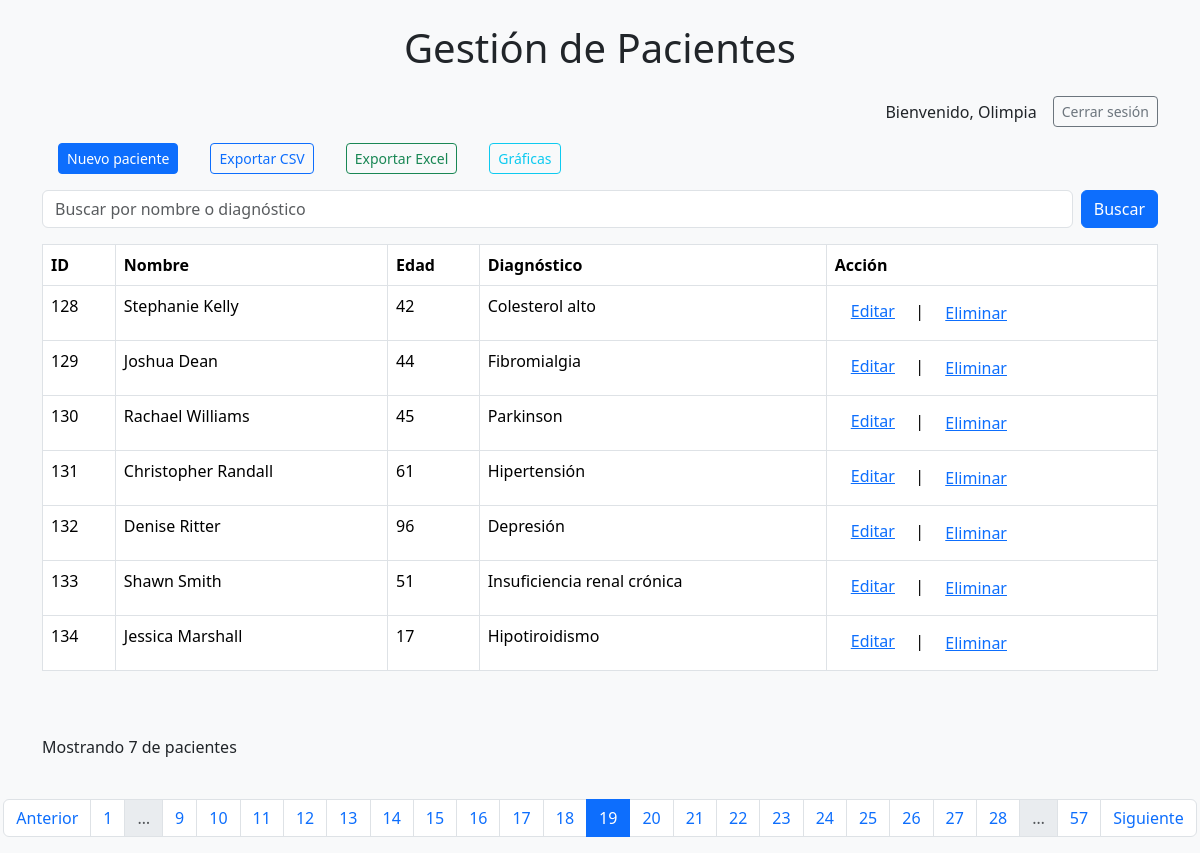
The page /?pagina=19&filtro= (signed in) on the database its author committed.
### tables this page shows
CREATE TABLE Pacientes (
            id INTEGER PRIMARY KEY AUTOINCREMENT,
            nombre TEXT NOT NULL,
            edad INTEGER NOT NULL,
            diagnostico TEXT NOT NULL
        );

### app.py (the view)
@app.route('/')
def index():
    filtro = request.args.get('filtro', '')
    pagina = int(request.args.get('pagina', 1))
    por_pagina = 7
    pacientes, total = db.obtener_pacientes(filtro=filtro, pagina=pagina, por_pagina=por_pagina)
    total_paginas = (total + por_pagina - 1) // por_pagina
    return render_template('index.html', pacientes=pacientes,
                           filtro=filtro,
                           pagina=pagina,
                           total_paginas=total_paginas)

### app.py (called while the page is built)
@app.before_request
def requerir_login():
    rutas_libres = ['login', 'registro', 'static'] # Rutas que no requieren autenticación
    if request.endpoint not in rutas_libres and 'usuario' not in session:
        flash('Debes iniciar sesión para acceder a esta página.')
        return redirect(url_for('login'))

### templates/index.html (shortened to what this page needs)
{% extends "base.html" %}
{% block content %}
<div class="d-flex justify-content-end align-items-center">
    {% if session.get('usuario') %}
    <span class="me-3">Bienvenido, {{ session['usuario'] }}</span>
    <a href="{{ url_for('logout') }}" class="btn btn-outline-secondary btn-sm">Cerrar sesión</a>
    {% endif %}
</div>
<div class="d-flex justify-content-start align-items-center">
    <a href="{{url_for('nuevo_paciente')}}" class="btn btn-primary btn-sm m-3">Nuevo paciente</a>
    <a href="{{url_for('exportar_csv')}}" class="btn btn-outline-primary btn-sm m-3">Exportar CSV</a>
    <a href="{{url_for('exportar_excel')}}" class="btn btn-outline-success btn-sm m-3">Exportar Excel</a>
    <a href="{{url_for('graficas')}}" class="btn btn-outline-info btn-sm m-3">Gráficas</a>
</div>
<form action="{{ url_for('index')}}" method="get" class="mb-3 d-flex">
    <input type="text" name="filtro" class="form-control me-2" placeholder="Buscar por nombre o diagnóstico"
        value="{{ filtro }}">
    <button type="submit" class="btn btn-primary">Buscar</button>
</form>
<table class="table table-bordered">
    <thead>
        <tr>
            <th>ID</th>
            <th>Nombre</th>
            <th>Edad</th>
            <th>Diagnóstico</th>
            <th>Acción</th>
        </tr>
    </thead>
    <tbody>
        {% if pacientes %}
        {% for paciente in pacientes %}
        <tr>
            <td>{{ paciente[0] }}</td>
            <td>{{ paciente[1] }}</td>
            <td>{{ paciente[2] }}</td>
            <td>{{ paciente[3] }}</td>
            <td><a href="{{ url_for('editar_paciente', id=paciente[0]) }}" class="m-3">Editar</a>&nbsp;|&nbsp;
                <form action="{{ url_for('eliminar_paciente', id=paciente[0]) }}" method="post" style="display:inline;"
                    onsubmit="return confirm('¿Estás seguro de que deseas eliminar este paciente?');">
                    <button type="submit" class="btn btn-link">Eliminar</button>
                </form>
            </td>
        </tr>
        {% endfor %}
        {% else %}
        <tr>
            <td colspan="3">No hay pacientes disponibles.</td>
        </tr>
        {% endif %}
    </tbody>
</table>
<br><br>
<p>Mostrando {{ pacientes|length }} de {{ total_pacientes }} pacientes</p><br>
<div class="d-flex justify-content-center">
    <nav aria-label="Paginación">
        <ul class="pagination justify-content-center">
            {% if pagina > 1 %}
            <li class="page-item">
                <a class="page-link" href="{{ url_for('index', pagina=pagina-1, filtro=filtro) }}">Anterior</a>
            </li>
            {% endif %}
            {% set max_paginas_mostrar = 20 %}
            {% set mitad_rango = max_paginas_mostrar // 2 %}
            {% set inicio = pagina - mitad_rango if pagina - mitad_rango > 1 else 1 %}
            {% set fin = inicio + max_paginas_mostrar - 1 %}
            {% if fin > total_paginas %}
            {% set fin = total_paginas %}
            {% set inicio = fin - max_paginas_mostrar + 1 if fin - max_paginas_mostrar + 1 > 1 else 1 %}
            {% endif %}
            {% if inicio > 1 %}
            <li class="page-item">
                <a class="page-link" href="{{ url_for('index', pagina=1, buscar=buscar, filtro=filtro) }}">1</a>
            </li>
            <li class="page-item disabled"><span class="page-link">…</span></li>
            {% endif %}
            {% for p in range(inicio, fin + 1) %}
            <li class="page-item {% if p == pagina %}active{% endif %}">
                <a class="page-link" href="{{ url_for('index', pagina=p, filtro=filtro) }}">{{ p }}</a>
            </li>
            {% endfor %}
            {% if fin < total_paginas %} <li class="page-item disabled"><span class="page-link">…</span></li>
                <li class="page-item">
                    <a class="page-link"
                        href="{{ url_for('index', pagina=total_paginas, buscar=buscar, filtro=filtro) }}">{{
                        total_paginas }}</a>
                </li>
                {% endif %}
                {% if pagina < total_paginas %} <li class="page-item">
                    <a class="page-link" href="{{ url_for('index', pagina=pagina+1, filtro=filtro) }}">Siguiente</a>
                    </li>
                    {% endif %}
        </ul>
    </nav>
</div>
{% endblock %}

### rows shown on the page
Pacientes: id "128", nombre "Stephanie Kelly", edad "42", diagnostico "Colesterol alto"
Pacientes: id "129", nombre "Joshua Dean", edad "44", diagnostico "Fibromialgia"
Pacientes: id "130", nombre "Rachael Williams", edad "45", diagnostico "Parkinson"
Pacientes: id "131", nombre "Christopher Randall", edad "61", diagnostico "Hipertensión"
Pacientes: id "132", nombre "Denise Ritter", edad "96", diagnostico "Depresión"
Pacientes: id "133", nombre "Shawn Smith", edad "51", diagnostico "Insuficiencia renal crónica"
Pacientes: id "134", nombre "Jessica Marshall", edad "17", diagnostico "Hipotiroidismo"

### other values the page prints
{{ session['usuario'] }} "Olimpia"
{{ pacientes|length }} "7"
{{ p }} "9" "10" "11" "12" "13" "14" "15" "16" "17" "18" "19" "20" "21" "22" "23" "24" "25" "26" "27" "28"
{{ total_paginas }} "57"
